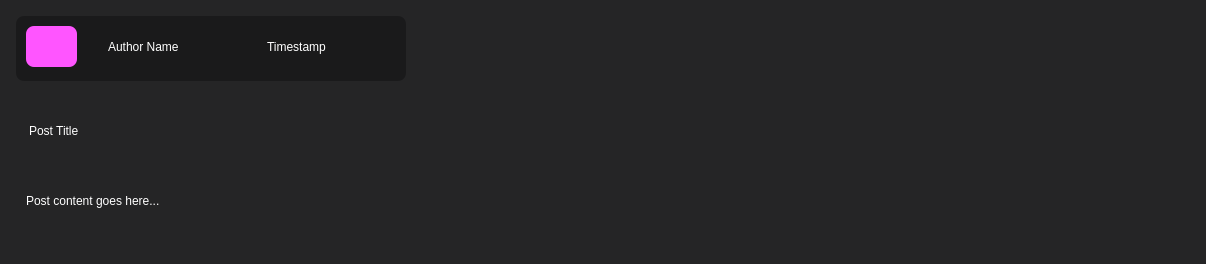
<?xml version="1.0" encoding="UTF-8"?>
<ui version="4.0">
 <class>DetailedPostView</class>
 <widget class="QWidget" name="DetailedPostView">
  <property name="geometry">
   <rect>
    <x>0</x>
    <y>0</y>
    <width>1206</width>
    <height>264</height>
   </rect>
  </property>
  <property name="sizePolicy">
   <sizepolicy hsizetype="Ignored" vsizetype="Expanding">
    <horstretch>0</horstretch>
    <verstretch>0</verstretch>
   </sizepolicy>
  </property>
  <property name="minimumSize">
   <size>
    <width>0</width>
    <height>200</height>
   </size>
  </property>
  <property name="styleSheet">
   <string notr="true">background: #252526; border-radius: 8px; padding: 10px; margin: 5px; color: white;</string>
  </property>
  <layout class="QVBoxLayout" name="postLayout">
   <item>
    <layout class="QVBoxLayout" name="verticalLayout">
     <property name="sizeConstraint">
      <enum>QLayout::SizeConstraint::SetNoConstraint</enum>
     </property>
     <item>
      <widget class="QFrame" name="frame_2">
       <property name="sizePolicy">
        <sizepolicy hsizetype="Fixed" vsizetype="Fixed">
         <horstretch>0</horstretch>
         <verstretch>0</verstretch>
        </sizepolicy>
       </property>
       <property name="minimumSize">
        <size>
         <width>400</width>
         <height>75</height>
        </size>
       </property>
       <property name="styleSheet">
        <string notr="true">background: #1A1A1B;</string>
       </property>
       <property name="frameShape">
        <enum>QFrame::Shape::StyledPanel</enum>
       </property>
       <property name="frameShadow">
        <enum>QFrame::Shadow::Raised</enum>
       </property>
       <widget class="QLabel" name="profileIcon">
        <property name="geometry">
         <rect>
          <x>10</x>
          <y>10</y>
          <width>61</width>
          <height>51</height>
         </rect>
        </property>
        <property name="styleSheet">
         <string notr="true">background-color: rgb(255, 85, 255);</string>
        </property>
        <property name="text">
         <string/>
        </property>
       </widget>
       <widget class="QWidget" name="horizontalLayoutWidget">
        <property name="geometry">
         <rect>
          <x>79</x>
          <y>10</y>
          <width>311</width>
          <height>51</height>
         </rect>
        </property>
        <layout class="QHBoxLayout" name="horizontalLayout">
         <item>
          <widget class="QLabel" name="author_label">
           <property name="styleSheet">
            <string notr="true">font: 12pt &quot;Raleway&quot;;</string>
           </property>
           <property name="text">
            <string>Author Name</string>
           </property>
          </widget>
         </item>
         <item>
          <widget class="QLabel" name="timestamp_label">
           <property name="styleSheet">
            <string notr="true">font: 12pt &quot;Raleway&quot;;</string>
           </property>
           <property name="text">
            <string>Timestamp</string>
           </property>
          </widget>
         </item>
        </layout>
       </widget>
      </widget>
     </item>
     <item>
      <widget class="QLabel" name="post_title_label">
       <property name="styleSheet">
        <string notr="true">color: white;
font: 800 18pt &quot;Raleway&quot;;</string>
       </property>
       <property name="text">
        <string>Post Title</string>
       </property>
      </widget>
     </item>
     <item>
      <widget class="QLabel" name="content_label">
       <property name="styleSheet">
        <string notr="true">font:14pt &quot;Raleway&quot;;
border-radius: 10px; </string>
       </property>
       <property name="text">
        <string>Post content goes here...</string>
       </property>
       <property name="textFormat">
        <enum>Qt::TextFormat::AutoText</enum>
       </property>
       <property name="scaledContents">
        <bool>true</bool>
       </property>
       <property name="alignment">
        <set>Qt::AlignmentFlag::AlignJustify|Qt::AlignmentFlag::AlignTop</set>
       </property>
       <property name="wordWrap">
        <bool>true</bool>
       </property>
      </widget>
     </item>
    </layout>
   </item>
  </layout>
 </widget>
 <resources/>
 <connections/>
</ui>
